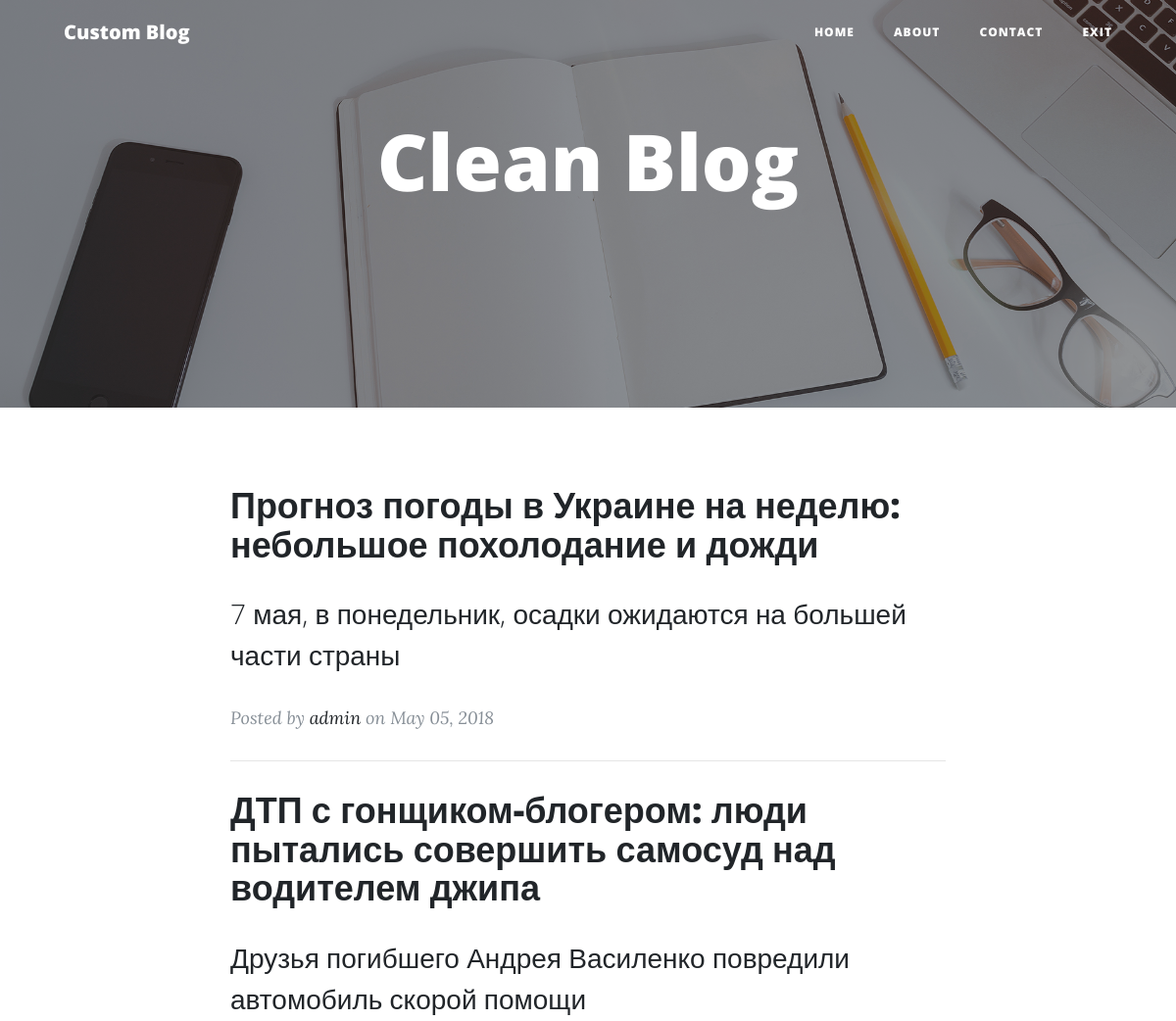
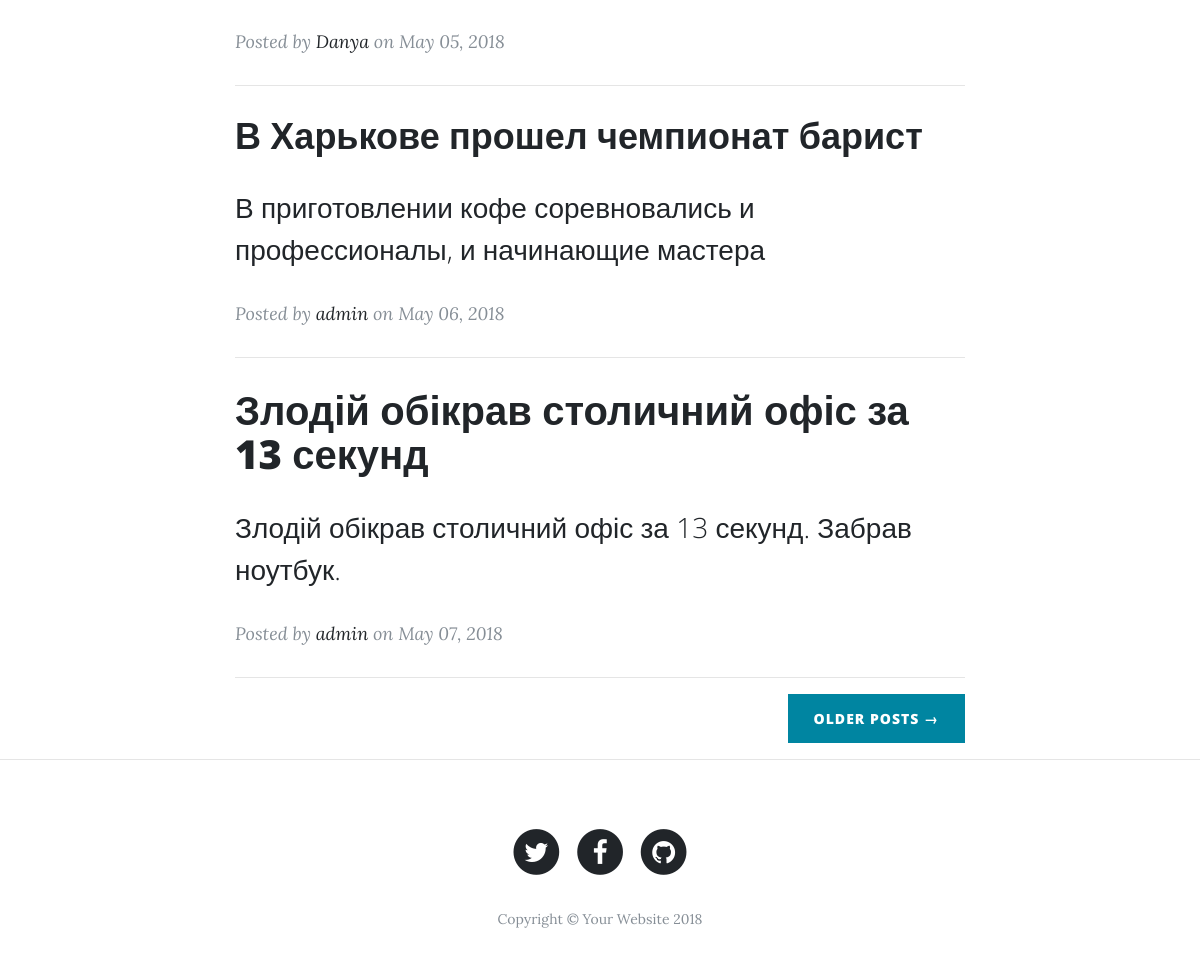
The app's page / (signed in) with its own data (2 pictures, top to bottom).
### tables this page shows
CREATE TABLE `articles` (
  `id` int(11) NOT NULL,
  `title` varchar(255) NOT NULL,
  `sub_title` varchar(255) DEFAULT NULL,
  `content` text,
  `created_at` datetime NOT NULL,
  `url` varchar(255) NOT NULL,
  `author` int(11) NOT NULL
);

CREATE TABLE `users` (
  `id` int(11) NOT NULL,
  `name` varchar(20) DEFAULT NULL,
  `last_name` varchar(20) DEFAULT NULL,
  `login` varchar(20) NOT NULL,
  `email` varchar(20) NOT NULL,
  `password` varchar(100) NOT NULL
);

### functions.php (called while the page is built, shortened)
<?php
function getArticles()
{
    $db = connectDb();
    if ($db) {
        $sql = "SELECT *
                FROM articles
                ";
        return $db->query($sql)->fetchAll(PDO::FETCH_ASSOC);
    }
}
function getAuthor($id)
{
    $db = connectDb();
    if ($db) {
        $sql = "SELECT *
                FROM users
                WHERE id=$id
                ";
        return $db->query($sql)->fetch(PDO::FETCH_ASSOC);
    }
    return false;
}

### index.php (the view, shortened to what this page needs)
<?php require_once 'header.php' ?>
    <header  class="masthead" style="background-image: url('img/home-bg.jpg') ; margin-top: -80px">
        <div class="overlay"></div>
        <div class="container">
            <div class="row">
                <div class="col-lg-8 col-md-10 mx-auto">
                    <div class="site-heading">
                        <h1>Clean Blog</h1>
                    </div>
                </div>
            </div>
        </div>
    </header>
    <div class="container">
        <div class="row">
            <div class="col-lg-8 col-md-10 mx-auto">
                <?php if (getArticles()): ?>
                    <?php foreach (getArticles() as $article): ?>
                        <?php $author = getAuthor($article['author']); ?>
                        <div class="post-preview">
                            <a href="post.php?url=<?= $article['url']; ?>">
                                <h2 class="post-title">
                                    <?= $article['title']; ?>
                                </h2>
                                <h3 class="post-subtitle">
                                    <?= $article['sub_title']; ?>
                                </h3>
                            </a>
                            <p class="post-meta">Posted by
                                <a href="#"><?= $author['login']; ?></a>
                                <?php $date = DateTime::createFromFormat('Y-m-d H:i:s', $article['created_at']); ?>
                                on <?= $date->format('F d, Y'); ?></p>
                        </div>
                        <hr>
                    <?php endforeach; ?>
                <?php else: ?>
                    <p>Articles not found!</p>
                <?php endif; ?>
                <div class="clearfix">
                    <a class="btn btn-primary float-right" href="#">Older Posts &rarr;</a>
                </div>
            </div>
        </div>
    </div>
<?php require_once 'footer.php' ?>

### header.php (shortened to what this page needs)
<?php require_once 'functions.php'?>
<!DOCTYPE html>
<html lang="en">
<head>
    <link href="vendor/bootstrap/css/bootstrap.min.css" rel="stylesheet">
    <link href="vendor/font-awesome/css/font-awesome.css" rel="stylesheet" type="text/css">
    <link href="css/clean-blog.css" rel="stylesheet">
</head>
<body>
<?php require_once 'nav.php'?>

### nav.php (shortened to what this page needs)
<?php require_once 'functions.php'?>
<nav class="navbar navbar-expand-lg navbar-light fixed-top" id="mainNav">
    <div class="container">
        <a class="navbar-brand" href="index.php">Custom Blog</a>
        <div class="collapse navbar-collapse" id="navbarResponsive">
            <ul class="navbar-nav ml-auto">
                <li class="nav-item">
                    <a class="nav-link" href="/">Home</a>
                </li>
                <li class="nav-item">
                    <a class="nav-link" href="about.php">About</a>
                </li>
                <li class="nav-item">
                    <a class="nav-link" href="contact.php">Contact</a>
                </li>
                  <li class="nav-item">
                    <a class="nav-link" href="/?exit=1">Exit</a>
                </li>
            </ul>
        </div>
    </div>
</nav>

### footer.php (shortened to what this page needs)
<hr>
<footer>
    <div class="container">
        <div class="row">
            <div class="col-lg-8 col-md-10 mx-auto">
                <ul class="list-inline text-center">
                    <li class="list-inline-item">
                        <a href="#">
                  <span class="fa-stack fa-lg">
                    <i class="fa fa-circle fa-stack-2x"></i>
                    <i class="fa fa-twitter fa-stack-1x fa-inverse"></i>
                  </span>
                        </a>
                    </li>
                    <li class="list-inline-item">
                        <a href="#">
                  <span class="fa-stack fa-lg">
                    <i class="fa fa-circle fa-stack-2x"></i>
                    <i class="fa fa-facebook fa-stack-1x fa-inverse"></i>
                  </span>
                        </a>
                    </li>
                    <li class="list-inline-item">
                        <a href="#">
                  <span class="fa-stack fa-lg">
                    <i class="fa fa-circle fa-stack-2x"></i>
                    <i class="fa fa-github fa-stack-1x fa-inverse"></i>
                  </span>
                        </a>
                    </li>
                </ul>
                <p class="copyright text-muted">Copyright &copy; Your Website 2018</p>
            </div>
        </div>
    </div>
</footer>
</body>
</html>

### css/clean-blog.css (style rules this page uses)
body { font-size: 20px; color: #212529; font-family: 'Lora', 'Times New Roman', serif; }
p { line-height: 1.5; margin: 30px 0; }
p a { text-decoration: underline; }
h1, h2, h3, h4, h5, h6 { font-weight: 800; font-family: 'Open Sans', 'Helvetica Neue', Helvetica, Arial, sans-serif; }
a { color: #212529; -webkit-transition: all 0.2s; -moz-transition: all 0.2s; transition: all 0.2s; }
#mainNav { position: absolute; border-bottom: 1px solid #e9ecef; background-color: white; font-family: 'Open Sans', 'Helvetica Neue', Helvetica, Arial, sans-serif; }
#mainNav .navbar-brand { font-weight: 800; color: #343a40; }
#mainNav .navbar-nav > li.nav-item > a { font-size: 12px; font-weight: 800; letter-spacing: 1px; text-transform: uppercase; }
@media only screen and (min-width: 992px) { #mainNav { border-bottom: 1px solid transparent; background: transparent; } }
@media only screen and (min-width: 992px) { #mainNav .navbar-brand { padding: 10px 20px; color: #fff; } }
@media only screen and (min-width: 992px) { #mainNav .navbar-nav > li.nav-item > a { padding: 10px 20px; color: #fff; } }
@media only screen and (min-width: 992px) { #mainNav { -webkit-transition: background-color 0.2s; -moz-transition: background-color 0.2s; transition: background-color 0.2s; -webkit-transform: translate3d(0, 0, 0); -moz-transform: translate3d(0, 0, 0); -ms-transform: translate3d(0, 0, 0); -o-transform: translate3d(0, 0, 0); transform: translate3d(0, 0, 0); -webkit-backface-visibility: hidden; } }
header.masthead { margin-bottom: 50px; background: no-repeat center center; background-color: #868e96; background-attachment: scroll; position: relative; -webkit-background-size: cover; -moz-background-size: cover; -o-background-size: cover; background-size: cover; }
header.masthead .overlay { position: absolute; top: 0; left: 0; height: 100%; width: 100%; background-color: #212529; opacity: 0.5; }
header.masthead .page-heading, header.masthead .post-heading, header.masthead .site-heading { padding: 200px 0 150px; color: white; }
@media only screen and (min-width: 768px) { header.masthead .page-heading, header.masthead .post-heading, header.masthead .site-heading { padding: 200px 0; } }
header.masthead .page-heading, header.masthead .site-heading { text-align: center; }
header.masthead .page-heading h1, header.masthead .site-heading h1 { font-size: 50px; margin-top: 0; }
@media only screen and (min-width: 768px) { header.masthead .page-heading h1, header.masthead .site-heading h1 { font-size: 80px; } }
.post-preview > a { color: #212529; }
.post-preview > a > .post-title { font-size: 30px; margin-top: 30px; margin-bottom: 10px; }
.post-preview > a > .post-subtitle { font-weight: 300; margin: 0 0 10px; }
.post-preview > .post-meta { font-size: 18px; font-style: italic; margin-top: 0; color: #868e96; }
.post-preview > .post-meta > a { text-decoration: none; color: #212529; }
@media only screen and (min-width: 768px) { .post-preview > a > .post-title { font-size: 36px; } }
footer { padding: 50px 0 65px; }
footer .list-inline { margin: 0; padding: 0; }
footer .copyright { font-size: 14px; margin-bottom: 0; text-align: center; }
.btn { font-size: 14px; font-weight: 800; padding: 15px 25px; letter-spacing: 1px; text-transform: uppercase; border-radius: 0; font-family: 'Open Sans', 'Helvetica Neue', Helvetica, Arial, sans-serif; }
.btn-primary { background-color: #0085A1; border-color: #0085A1; }

### records on screen
articles: title "Прогноз погоды в Украине на неделю: небольшое похолодание и дожди", sub_title "7 мая, в понедельник, осадки ожидаются на большей части страны", users.login "admin", created_at "May 05, 2018"
articles: title "ДТП с гонщиком-блогером: люди пытались совершить самосуд над водителем джипа", sub_title "Друзья погибшего Андрея Василенко повредили автомобиль скорой помощи", users.login "Danya", created_at "May 05, 2018"
articles: title "В Харькове прошел чемпионат барист", sub_title "В приготовлении кофе соревновались и профессионалы, и начинающие мастера", users.login "admin", created_at "May 06, 2018"
articles: title "Злодій обікрав столичний офіс за 13 секунд", sub_title "Злодій обікрав столичний офіс за 13 секунд. Забрав ноутбук.", users.login "admin", created_at "May 07, 2018"
